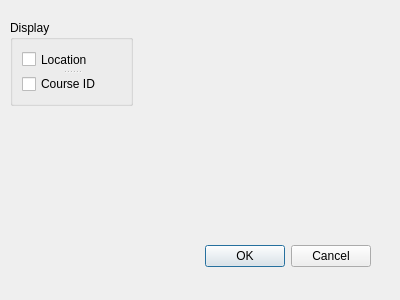
<?xml version="1.0" encoding="UTF-8"?>
<ui version="4.0">
 <class>Dialog</class>
 <widget class="QDialog" name="Dialog">
  <property name="geometry">
   <rect>
    <x>0</x>
    <y>0</y>
    <width>400</width>
    <height>300</height>
   </rect>
  </property>
  <property name="windowTitle">
   <string>Dialog</string>
  </property>
  <widget class="QDialogButtonBox" name="buttonBox">
   <property name="geometry">
    <rect>
     <x>30</x>
     <y>240</y>
     <width>341</width>
     <height>32</height>
    </rect>
   </property>
   <property name="orientation">
    <enum>Qt::Horizontal</enum>
   </property>
   <property name="standardButtons">
    <set>QDialogButtonBox::Cancel|QDialogButtonBox::Ok</set>
   </property>
  </widget>
  <widget class="QGroupBox" name="groupBox">
   <property name="geometry">
    <rect>
     <x>10</x>
     <y>20</y>
     <width>123</width>
     <height>86</height>
    </rect>
   </property>
   <property name="title">
    <string>Display</string>
   </property>
   <layout class="QHBoxLayout" name="horizontalLayout">
    <item>
     <widget class="QSplitter" name="splitter">
      <property name="orientation">
       <enum>Qt::Vertical</enum>
      </property>
      <widget class="QCheckBox" name="checkBox">
       <property name="text">
        <string>Location</string>
       </property>
      </widget>
      <widget class="QCheckBox" name="checkBox_2">
       <property name="text">
        <string>Course ID</string>
       </property>
      </widget>
     </widget>
    </item>
   </layout>
  </widget>
 </widget>
 <resources/>
 <connections>
  <connection>
   <sender>buttonBox</sender>
   <signal>accepted()</signal>
   <receiver>Dialog</receiver>
   <slot>accept()</slot>
   <hints>
    <hint type="sourcelabel">
     <x>248</x>
     <y>254</y>
    </hint>
    <hint type="destinationlabel">
     <x>157</x>
     <y>274</y>
    </hint>
   </hints>
  </connection>
  <connection>
   <sender>buttonBox</sender>
   <signal>rejected()</signal>
   <receiver>Dialog</receiver>
   <slot>reject()</slot>
   <hints>
    <hint type="sourcelabel">
     <x>316</x>
     <y>260</y>
    </hint>
    <hint type="destinationlabel">
     <x>286</x>
     <y>274</y>
    </hint>
   </hints>
  </connection>
 </connections>
</ui>
